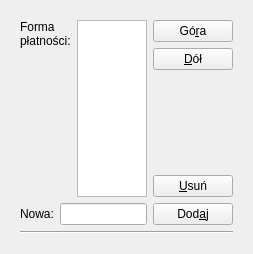
         <widget class="QWidget" name="page_6">
          <property name="geometry">
           <rect>
            <x>0</x>
            <y>0</y>
            <width>246</width>
            <height>254</height>
           </rect>
          </property>
          <attribute name="label">
           <string>Formy płatności</string>
          </attribute>
          <layout class="QGridLayout" name="gridLayout_10">
           <item row="0" column="0">
            <widget class="QFrame" name="frame8">
             <property name="frameShape">
              <enum>QFrame::NoFrame</enum>
             </property>
             <property name="frameShadow">
              <enum>QFrame::Plain</enum>
             </property>
             <layout class="QGridLayout" name="gridLayout_8">
              <item row="0" column="0">
               <layout class="QHBoxLayout" name="_29">
                <item>
                 <layout class="QVBoxLayout" name="_30">
                  <item>
                   <layout class="QHBoxLayout" name="_31">
                    <item>
                     <widget class="QLabel" name="labelPayment">
                      <property name="text">
                       <string>Forma płatności:</string>
                      </property>
                      <property name="alignment">
                       <set>Qt::AlignTop</set>
                      </property>
                      <property name="wordWrap">
                       <bool>true</bool>
                      </property>
                      <property name="buddy">
                       <cstring>listWidgetPayment</cstring>
                      </property>
                     </widget>
                    </item>
                    <item>
                     <widget class="QListWidget" name="listWidgetPayment"/>
                    </item>
                   </layout>
                  </item>
                  <item>
                   <layout class="QHBoxLayout" name="_32">
                    <item>
                     <widget class="QLabel" name="labelNewPayment">
                      <property name="text">
                       <string>Nowa:</string>
                      </property>
                      <property name="wordWrap">
                       <bool>false</bool>
                      </property>
                      <property name="buddy">
                       <cstring>lineEditPayment</cstring>
                      </property>
                     </widget>
                    </item>
                    <item>
                     <widget class="QLineEdit" name="lineEditPayment">
                      <property name="maxLength">
                       <number>25</number>
                      </property>
                     </widget>
                    </item>
                   </layout>
                  </item>
                 </layout>
                </item>
                <item>
                 <layout class="QVBoxLayout" name="_33">
                  <item>
                   <layout class="QVBoxLayout" name="_34">
                    <item>
                     <widget class="QPushButton" name="pushButtonPaymentUp">
                      <property name="text">
                       <string>Gó&amp;ra</string>
                      </property>
                      <property name="shortcut">
                       <string>Alt+R</string>
                      </property>
                     </widget>
                    </item>
                    <item>
                     <widget class="QPushButton" name="pushButtonPaymentDown">
                      <property name="text">
                       <string>&amp;Dół</string>
                      </property>
                      <property name="shortcut">
                       <string>Alt+D</string>
                      </property>
                     </widget>
                    </item>
                   </layout>
                  </item>
                  <item>
                   <spacer name="spacer4">
                    <property name="orientation">
                     <enum>Qt::Vertical</enum>
                    </property>
                    <property name="sizeType">
                     <enum>QSizePolicy::Expanding</enum>
                    </property>
                    <property name="sizeHint" stdset="0">
                     <size>
                      <width>21</width>
                      <height>10</height>
                     </size>
                    </property>
                   </spacer>
                  </item>
                  <item>
                   <layout class="QVBoxLayout" name="_35">
                    <item>
                     <widget class="QPushButton" name="pushButtonPaymentRemove">
                      <property name="text">
                       <string>&amp;Usuń</string>
                      </property>
                      <property name="shortcut">
                       <string>Alt+U</string>
                      </property>
                     </widget>
                    </item>
                    <item>
                     <widget class="QPushButton" name="pushButtonPaymentAdd">
                      <property name="text">
                       <string>Dod&amp;aj</string>
                      </property>
                      <property name="shortcut">
                       <string>Alt+A</string>
                      </property>
                     </widget>
                    </item>
                   </layout>
                  </item>
                 </layout>
                </item>
               </layout>
              </item>
              <item row="1" column="0">
               <widget class="Line" name="line3">
                <property name="frameShape">
                 <enum>QFrame::HLine</enum>
                </property>
                <property name="frameShadow">
                 <enum>QFrame::Sunken</enum>
                </property>
               </widget>
              </item>
             </layout>
            </widget>
           </item>
          </layout>
         </widget>
